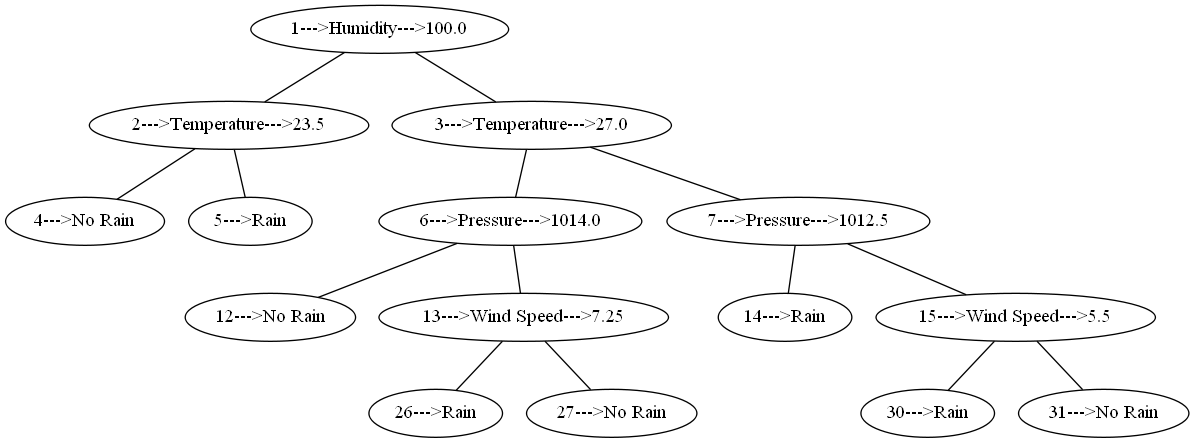

Write Python code to recreate this figure.
#!/usr/bin/env python
# coding: utf-8

# In[5]:


import math
infi=math.inf
import pydot
import pandas as pd
path='book.xlsx'
#header=list(pd.read_excel(path))
header=[ 'Humidity','Temperature','Pressure','Wind Speed','Dew Point','Class']
label_frame=pd.read_excel(path,usecols=[len(header)-1])
label_list=label_frame.values.tolist()
final_node=label_frame.values.tolist()
def unique(list):
    return set(list)
def class_count(list):
    count={}
    for i in range(len(list)):
        pivot=list[i][0]
        if pivot not in count:
            count[pivot]=0
        count[pivot]+=1
    return count
def partition(list,val):
    length=len(list)
    L=[]
    R=[]
    i=0
    while i<length:
        if list[i][1]<val:
            L.append(list[i][0])
            i=i+1
        else:
            R.append(list[i][0])
            i=i+1
    return L,R
def ginni(list):
    length=len(list)
    out=[]
    for i in range(length):
        out.append(label_list[list[i]])
    counts=class_count(out)
    impurity=1
    for label in counts:
        prob=counts[label]/length
        impurity=impurity-(prob**2)
    return impurity

def best_split(list):
    gmin=1
    length=len(list)
    val=0
    for i in range(length-1):
        UP=[]
        DO=[]
        for j in range(length-1):
            if j<=i:
                UP.append(list[j][0])
            else:
                DO.append(list[j][0])
        gini_up=ginni(UP)
        gini_down=ginni(DO)
        #print("UP")
        #print(UP)
        #print("Dpwn")
        #print(DO)
        result=(len(UP)/len(list))*gini_up+(len(DO)/len(list))*gini_down
        if result<=gmin:
            gmin=result
            val=(list[i][1]+list[i+1][1])/2
    return val

def getvalue(index,value):
    result=[[] for k in range(len(index))]
    for i in range(len(index)):
        result[i]=[index[i],value.iloc[index[i],0]]
    result=sorted(result,key=lambda x:x[1])
    return result
    
def label(list,key):
    length=len(list)
    for i in range(length):
        final_node[list[i]]=key
split=[infi]*(2**(len(header))-1)

def splitting(path,header,list,c,k): #no of attribute, k lebel of node
    if c<len(header)-1:
        #print("klkl")
        col=pd.read_excel(path,usecols=[c])
        list_1=getvalue(list,col)
        #print(list_1)
        left,right=partition(list_1,best_split(list_1))
        split[k-1]=best_split(list_1)
        label(left,2*k)
        label(right,2*k+1)
        if ginni(left)>0:
            splitting(path,header,left,c+1,2*k)
        if ginni(right)>0:
            splitting(path,header,right,c+1,2*k+1)
    return
          
class node:
    def __init__(self,val,index,x=None):
        self.v=val
        self.i=index
        self.l=x
def makelist(list):
    nodes=[]
    count=0
    j=0
    for i in range(math.floor(len(list)/2)):
        N=node(list[i],i+1,header[count])
        nodes.append(N)
        if j<=i:
            count=count+1
            j=2**(count+1)
    for i in range(math.floor(len(list)/2),len(list)):
        N=node(list[i],i+1)
        nodes.append(N)
    return nodes
def label_nodes(A,list):
    u=unique(A)
    result=[]
    for i in range(len(u)):
        ar=[]
        m=0
        counts={}
        leaf=u.pop()
        j=[index for index,value in enumerate(A) if value==leaf]
        for k in range(len(j)):
            ar.append(label_list[j[k]])
        counts=class_count(ar)
        for key in counts:
            if m<=counts[key]:
                m==counts[key]
                c=key
        result.append([leaf,c])
    for  i in range(len(result)):
        p=result[i][0]
        list[p-1].l=result[i][1]
    return result
def Savegraph(list): #list of nodes
    graph = pydot.Dot(graph_type='graph')
    for i in range(math.floor(len(list)/2)):
        if list[i].v!=infi:
            if list[2*i+1].l!=None:
                if list[2*i+1].v!=infi:
                    edge = pydot.Edge(str(list[i].i)+"--->"+str(list[i].l)+"--->"+str(list[i].v),str(list[2*i+1].i)+"--->"+str(list[2*i+1].l)+"--->"+str(list[2*i+1].v))
                    graph.add_edge(edge)
                else:
                    edge = pydot.Edge(str(list[i].i)+"--->"+str(list[i].l)+"--->"+str(list[i].v),str(list[2*i+1].i)+"--->"+str(list[2*i+1].l))
                    graph.add_edge(edge)
            if list[2*i+2].l!=None: 
                if list[2*i+2].v!=infi:
                    edge = pydot.Edge(str(list[i].i)+"--->"+str(list[i].l)+"--->"+str(list[i].v),str(list[2*i+2].i)+"--->"+str(list[2*i+2].l)+"--->"+str(list[2*i+2].v))
                    graph.add_edge(edge)
                else:
                    edge = pydot.Edge(str(list[i].i)+"--->"+str(list[i].l)+"--->"+str(list[i].v),str(list[2*i+2].i)+"--->"+str(list[2*i+2].l))
                    graph.add_edge(edge)
        graph.write_png('sliqaaaa.png')


# In[ ]:





# In[ ]:





# In[ ]:
